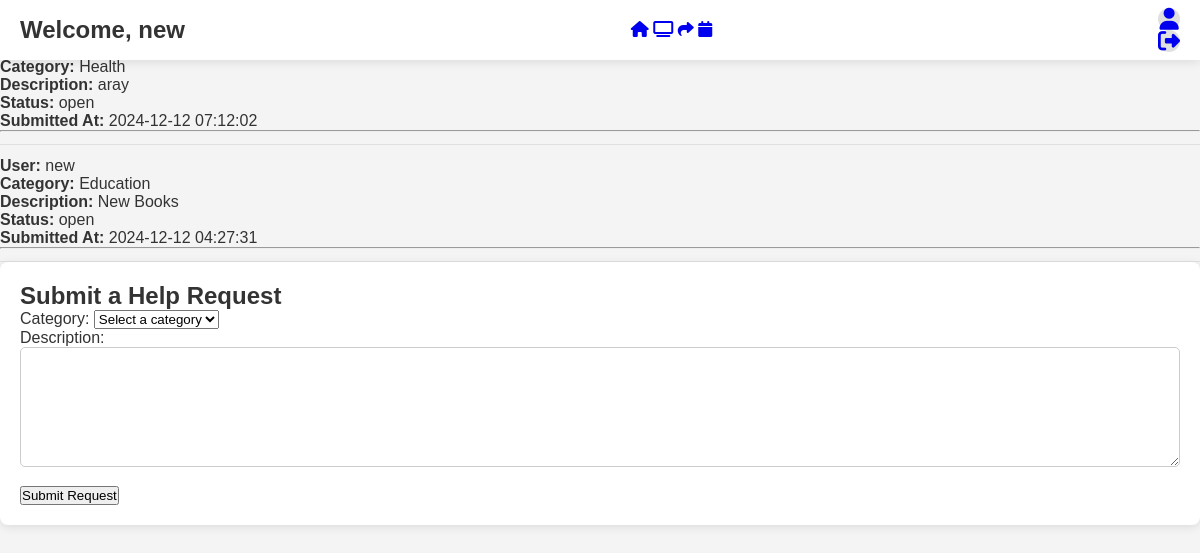
Page /?page=help_requests (signed in) on the committed database.
### tables this page shows
CREATE TABLE `help_requests` (
  `id` int(11) NOT NULL,
  `user` varchar(255) NOT NULL,
  `user_id` int(11) NOT NULL,
  `category` enum('Education','Health','Tech Support','Other') NOT NULL,
  `description` text NOT NULL,
  `status` enum('open','resolved') DEFAULT 'open',
  `created_at` timestamp NOT NULL DEFAULT current_timestamp()
);

CREATE TABLE `users` (
  `id` int(11) NOT NULL,
  `name` varchar(100) NOT NULL,
  `email` varchar(100) NOT NULL,
  `password` varchar(255) NOT NULL,
  `created_at` timestamp NOT NULL DEFAULT current_timestamp(),
  `reset_token` varchar(255) DEFAULT NULL,
  `token_expiry` datetime DEFAULT NULL,
  `role` enum('admin','member') DEFAULT 'member',
  `status` enum('active','inactive') DEFAULT 'active'
);

### index.php (called while the page is built, shortened)
<?php
require_once './app/core/Router.php';
$router = new Router();
$router->route();
?>

### app/controllers/HelpRequestController.php (called while the page is built, shortened)
<?php
require_once __DIR__ . '/../models/HelpRequestModel.php';
class HelpRequestController {
    private $helpRequestModel;
    public function __construct() {
        $database = new Database();
        $pdo = $database->connect();
        $this->helpRequestModel = new HelpRequestModel($pdo);
    }
    public function getHelpRequests() {
        try {
            return $this->helpRequestModel->getAllHelpRequests();
        } catch (Exception $e) {
            error_log("Error fetching help requests: " . $e->getMessage());
            return [];
        }
    }
}

### app/models/HelpRequestModel.php (called while the page is built, shortened)
<?php
class HelpRequestModel {
    private $pdo;
    public function __construct($pdo) {
        $this->pdo = $pdo;
    }
    public function getAllHelpRequests() {
        $stmt = $this->pdo->query("
            SELECT hr.id, hr.category, hr.description, hr.status, hr.created_at, u.name AS user_name
            FROM help_requests hr
            JOIN users u ON hr.user_id = u.id
            ORDER BY hr.created_at DESC
        ");
        return $stmt->fetchAll(PDO::FETCH_ASSOC);
    }
}

### app/views/help_requests_list.php (the view, shortened to what this page needs)
<?php
require_once __DIR__ . '/../controllers/HelpRequestController.php';
$helpRequestController = new HelpRequestController();
$helpRequestController->handleFormSubmission();
$helpRequests = $helpRequestController->getHelpRequests();
?>
<!DOCTYPE html>
<html lang="en">
<head>
    <link rel="stylesheet" href="https://cdnjs.cloudflare.com/ajax/libs/font-awesome/6.7.1/css/all.min.css"
 />
    <link rel="stylesheet" href="./public/assets/dashStyle.css">
</head>
<body>
<div class="container">
    <nav>
        <div class="nav-left">
            <h1>Welcome, <?= htmlspecialchars($_SESSION['user']['name']); ?></h1>
        </div>
        <div class="nav-center">
            <a href="?page=dashboard"><i class="fa-solid fa-house"></i></a>
            <a href="?page=help_requests"><i class="fa-solid fa-tv"></i></a>
            <a href="?page=resource_sharing"><i class="fa-solid fa-share"></i></a>
            <a href="?page=events"><i class="fa-solid fa-calendar"></i></a>
        </div>
        <div class="nav-right">
            <a href="?page=profile"><i class="fa-solid fa-user"></i></a>
            <a href="?page=logout"><i class="fa-solid fa-right-from-bracket"></i></a>
        </div>
    </nav>
    <div class="main-content">
        <div class="main-left">
            <h2>Recent Help Requests</h2>
            <div class="posts">
                <ul>
                    <?php if (!empty($helpRequests)): ?>
                        <?php foreach ($helpRequests as $request): ?>
                            <li>
                                <strong>User:</strong> <?= htmlspecialchars($request['user_name']) ?><br>
                                <strong>Category:</strong> <?= htmlspecialchars($request['category']) ?><br>
                                <strong>Description:</strong> <?= htmlspecialchars($request['description']) ?><br>
                                <strong>Status:</strong> <?= htmlspecialchars($request['status']) ?><br>
                                <strong>Submitted At:</strong> <?= htmlspecialchars($request['created_at']) ?><br>
                                <hr>
                            </li>
                        <?php endforeach; ?>
                    <?php else: ?>
                        <p>No help requests found.</p>
                    <?php endif; ?>
                </ul>
            </div>
        </div>
        <div class="main-right">
            <div class="create-post">
                <h2>Submit a Help Request</h2>
                <form action="?page=help_requests" method="POST">
                    <label for="category">Category:</label>
                    <select name="category" id="category" required>
                        <option value="" disabled selected>Select a category</option>
                    </select>
                    <br>
                    <label for="description">Description:</label><br>
                    <textarea id="description" name="description" required></textarea>
                    <br>
                    <button type="submit">Submit Request</button>
                </form>
            </div>
        </div>
    </div>
</div>
</body>
</html>

### public/assets/dashStyle.css (style rules this page uses)
* { margin: 0; padding: 0; box-sizing: border-box; }
body { background: #f4f4f4; color: #333; font-family: 'Arial', sans-serif; }
nav { width: 100%; height: 60px; display: flex; align-items: center; justify-content: space-between; background: #ffffff; box-shadow: 0 2px 10px rgba(0, 0, 0, 0.1); position: fixed; z-index: 1000; top: 0; padding: 0 20px; }
.nav-left { display: flex; align-items: center; }
.nav-center a, .nav-right a { text-decoration: none; }
.nav-right i { background: #e0e0e0; border-radius: 50%; font-size: 22px; display: flex; align-items: center; justify-content: center; transition: background 0.3s; }
.create-post { position: relative; background: #ffffff; padding: 20px; border-radius: 8px; box-shadow: 0 2px 10px rgba(0, 0, 0, 0.1); margin-bottom: 20px; }
.create-post textarea { width: 100%; height: 120px; padding: 12px; border: 1px solid #ccc; border-radius: 5px; margin-bottom: 15px; }
.posts ul { list-style-type: none; }
.posts li { padding: 12px 0; border-bottom: 1px solid #e0e0e0; }

### rows in the picture
help_requests: category "Health", description "aray", status "open", created_at "2024-12-12 07:12:02"
help_requests: user.name "new", category "Education", description "New Books", status "open", created_at "2024-12-12 04:27:31"

### other values in the picture
$_SESSION['user']['name'] "new"
